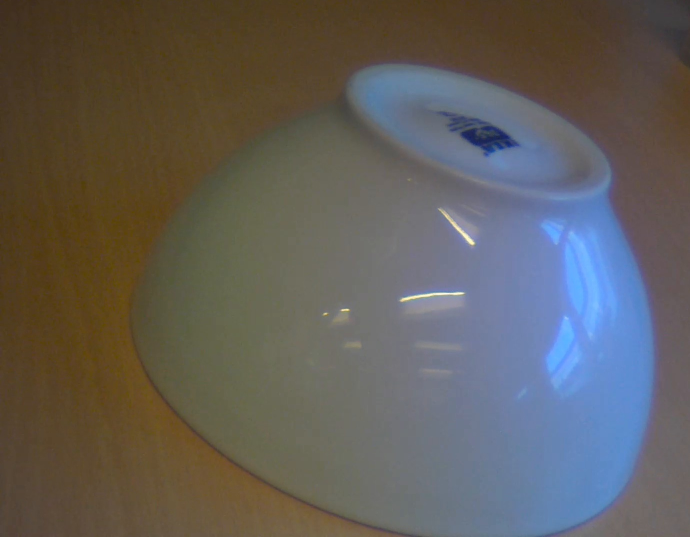
#> input picture 3d_testing/Target_Images/Cam1_2test.jpg, 1380 x 1074 px, found by its file name (shown at 1/2 size)
$ python 3dmodel_main.py
#> lines starting #> are read from the running program, lines starting #| are printed output that depends on the picture; after the words box and inside, x2 and y2 are one past the last pixel; in counts of white or black regions, pixels touching at a corner belong together; long printed decimals are rounded
#> (reads 3d_testing/cam1_calibration.npz from the repository)
#> (reads 3d_testing/cam2_calibration.npz from the repository)
#> (reads 3d_testing/stereo_calibration.npz from the repository)
### 3d_testing/Triangulate.py
import cv2
import numpy as np
from matplotlib import pyplot as plt


def color_correct(img):
    return cv2.cvtColor(img, cv2.COLOR_BGR2RGB)

def process(img):
    _, thresh = cv2.threshold(img, 0, 255, cv2.THRESH_BINARY_INV + cv2.THRESH_OTSU)
    plt.imshow(color_correct(thresh))
    plt.show()

def triangulate(mtx1,mtx2,R,T):
    img1 = cv2.imread("3d_testing/Target_Images/Cam1_2test.jpg")
#> img1 is the input picture: shape (1074, 1380, 3); mean B, G, R 89, 93.4, 97
    img2 = cv2.imread("3d_testing/Target_Images/Cam2_2.jpg")
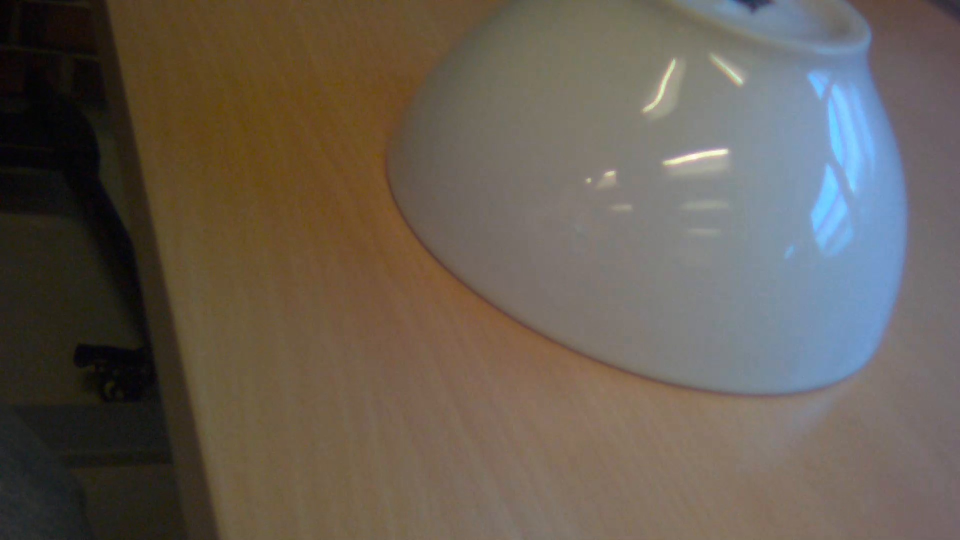
#> input picture 3d_testing/Target_Images/Cam2_2.jpg, 1920 x 1080 px, found by its file name (shown at 1/2 size)
#> img2 is the input picture: shape (1080, 1920, 3); mean B, G, R 82.8, 93, 101.9

    gray1 = cv2.cvtColor(img1, cv2.COLOR_BGR2GRAY)
    gray2 = cv2.cvtColor(img2, cv2.COLOR_BGR2GRAY)

    gray1 = cv2.equalizeHist(gray1)
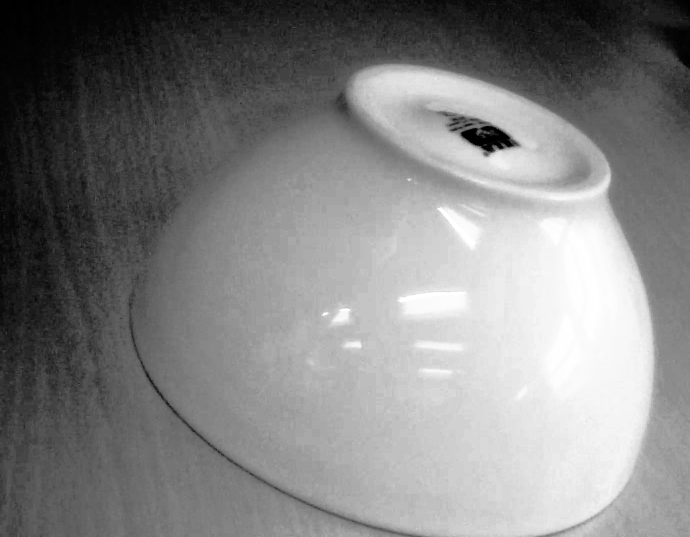
#> gray1: shape (1074, 1380) (shown at 1/2 size); min 0, max 255, mean 129.3
    gray2 = cv2.equalizeHist(gray2)
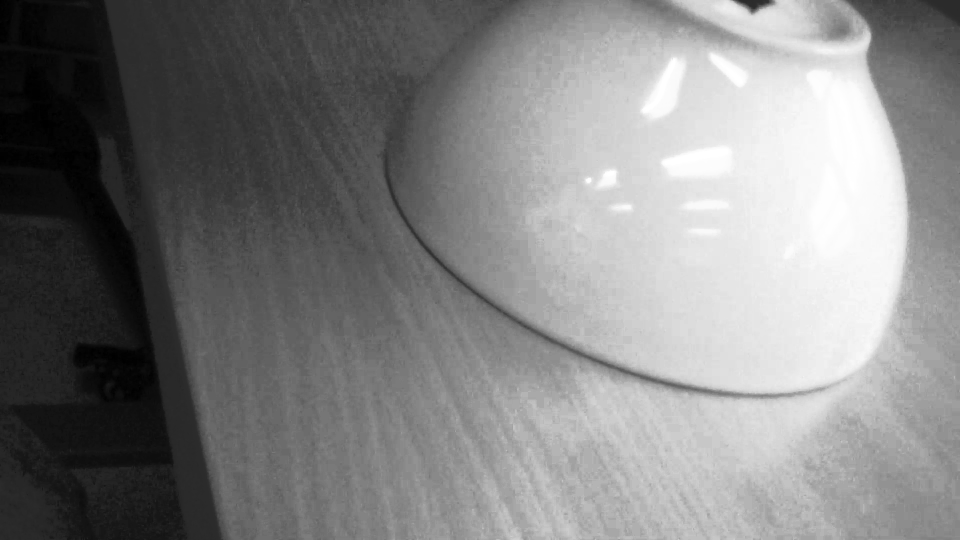
#> gray2: shape (1080, 1920) (shown at 1/2 size); min 0, max 255, mean 128.9

    cv2.imshow("After hist equalize", gray1)
    cv2.imshow("After hist equalize 2", gray2)
    cv2.waitKey(0)

    gray1 = cv2.GaussianBlur(gray1, (5, 5), 0)
    gray2 = cv2.GaussianBlur(gray2, (5, 5), 0)

    process(gray1)
#> in process, `_, thresh = cv2.threshold(img, 0, 255, cv2.THRESH_BINARY_INV + cv2.THR..`:
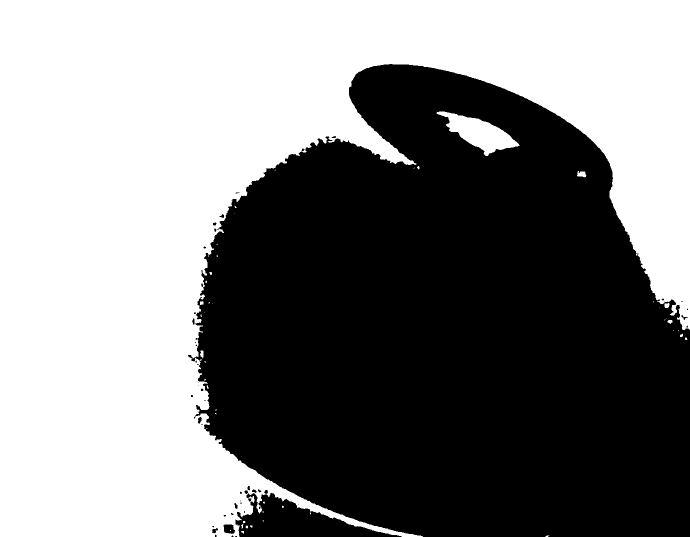
#> thresh: shape (1074, 1380) (shown at 1/2 size); 50.8% white; 48 black regions (28 under 20 px), largest, box (x1, y1, x2, y2) and area: (376, 128, 1380, 1074) 713735, (471, 986, 804, 1074) 13955, (447, 1049, 470, 1068) 340
    plt.imshow(color_correct(gray1))
    plt.show()

    # cv2.imshow("After Gaussian Blur", gray1)
    # cv2.imshow("After Gaussian Blur 2", gray2)
    # cv2.waitKey(0)

    cv2.destroyAllWindows()
    sift = cv2.SIFT_create()

    # find the keypoints and descriptors with SIFT
    kp1, des1 = sift.detectAndCompute(gray1, None)
#> kp1 = 113 keypoints; strongest (x, y, size): (980, 277, 43), (793, 180, 100.7), (1001, 295, 6.1), (1000, 317, 26)
    kp2, des2 = sift.detectAndCompute(gray2, None)
#> kp2 = 32 keypoints; strongest (x, y, size): (1435, 404, 444.8), (1665, 242, 179.7), (1722, 84, 32.3), (1676, 62, 30.6)

    # [4 lines of commented-out code are left out]
    bf = cv2.BFMatcher.create()

    matches = bf.knnMatch(des1, des2, k=2)
#> matches = 113 matches
    print("Matches: ", len(matches))
#| Matches:  113
    good_matches = []
    for m,n in matches:
        if m.distance < 0.85*n.distance:
            # print("This is m: ", m," This is n: ", n)
            # print("The query index is: ", m.queryIdx)
            good_matches.append(m)
#> this loop made 113 passes
#> after the loop, good_matches = 35 matches
    img_matches = cv2.drawMatchesKnn(img1, kp1, img2, kp2, matches[:], None)
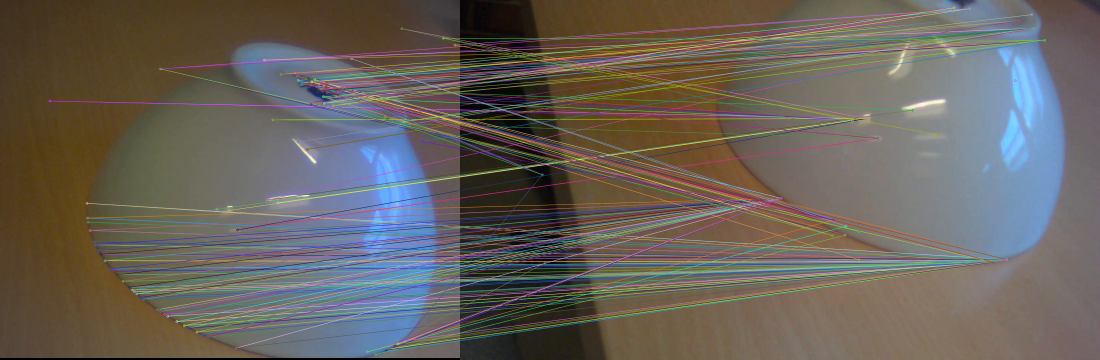
#> img_matches: shape (1080, 3300, 3) (shown at 1/3 size); mean B, G, R 91.3, 98.1, 103.9
    resized = cv2.resize(img_matches, (1280, 480))
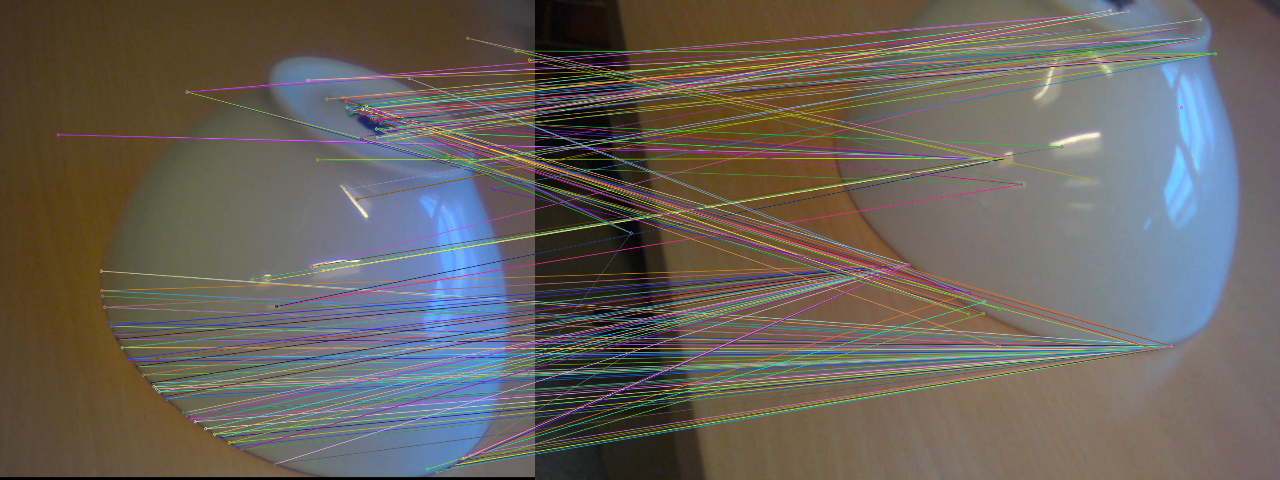
#> resized: shape (480, 1280, 3); mean B, G, R 91.2, 98, 103.8
    cv2.imshow("mathes", img_matches)
    cv2.imwrite("3d_testing\matches.png", img_matches)
    cv2.waitKey(0)

    # cv2.destroyAllWindows()
    print("Good matches: ", len(good_matches))
#| Good matches:  35
    # test = [print("This is m in good matches type: ", type(m), "and the idx is: ", m.queryIdx) for m in good_matches]
    key_points_query = [kp1[m.queryIdx].pt for m in good_matches]
#> key_points_query = 35 pairs, first value 261.9 to 1364.5, second value 134.6 to 1055.9
    key_points_train = [kp2[m.trainIdx].pt for m in good_matches]
#> key_points_train = 35 pairs, first value 246.7 to 1753.3, second value 22.8 to 786.3

    # [4 lines of commented-out code are left out]
    pts1_2 = np.float32(key_points_query).reshape(-1, 1, 2)
#> pts1_2 = 35 rows, first 8: [261.9, 653.7], [264.1, 665.8], [269.8, 690.9], [283.1, 725.4], [286.8, 733.8], [295.3, 751], [302.4, 762.7], [315, 781.8]
    pts2_2 = np.float32(key_points_train).reshape(-1, 1, 2)
#> pts2_2 = 35 rows, first 8: [1601.1, 786.3], [1601.1, 786.3], [1601.1, 786.3], [1601.1, 786.3], [1601.1, 786.3], [1601.1, 786.3], [1601.1, 786.3], [1601.1, 786.3]
    # print(key_points1)
    # pts1_2 = np.float32([kp1[m.queryIdx].pt for m in matches]).reshape(-1, 1, 2)
    # pts2_2 = np.float32([kp2[m.trainIdx].pt for m in matches]).reshape(-1, 1, 2)
    mtx1_extrinsic = np.hstack((mtx1, T)) # Adds the translation vector to the camera matrix
    mtx2_extrinsic = np.hstack((mtx2, T)) # Adds the translation vector to the camera matrix
    points_3d = cv2.triangulatePoints(mtx1_extrinsic, mtx2_extrinsic, pts1_2, pts2_2)
    points_3d_homogeneous = np.hstack((points_3d, np.ones((points_3d.shape[0], 1))))
    points_3d_normalized = cv2.convertPointsFromHomogeneous(points_3d_homogeneous.T).reshape(-1, 3)
#> points_3d_normalized = 36 rows, first 8: [-0.293, -0.156, 0.831], [-0.293, -0.155, 0.832], [-0.293, -0.154, 0.836], [-0.293, -0.153, 0.841], [-0.293, -0.153, 0.842], [-0.292, -0.152, 0.845], [-0.292, -0.152, 0.847], [-0.292, -0.151, 0.85]

    # Convert the 3D points to homogeneous coordinates and normalize
    fig = plt.figure()
    ax = plt.axes(projection='3d')
    ax.set_xlabel('X')
    ax.set_ylabel('Y')
    ax.set_zlabel('Z')
    print(points_3d_normalized[:, 2])
#| [ 0.8307  0.8323  0.8356  0.8407  0.842   0.8447
#|   0.8466  0.85  0.85  0.8546   0.856  0.856
#|   1.136  1.176  0.8705  1.185  0.8722  0.887
#|   1.373  0.9075  0.9181  0.9278   1.211  1.198
#|   1.198  1.218  1.237  1.012  1.209  0.9909
#|   0.7896  1.212  0.6729  1.259  -4.994  1.        ]
    ax.scatter3D(points_3d_normalized[:, 0], points_3d_normalized[:,1], points_3d_normalized[:, 2], cmap='Greens')

    plt.show()
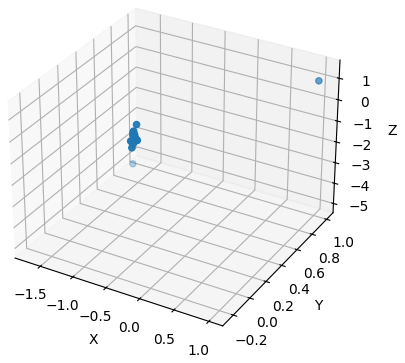
#> figure drawn by matplotlib, 1 panel

### 3d_testing/3dmodel_main.py
import numpy as np
from Stereo_Calibration import stereo_calibration
from Camera_Calibration import calibrate_camera
from Triangulate import triangulate


if __name__ == "__main__":
    # [8 lines of commented-out code are left out]
    mtx1 = np.load("3d_testing//cam1_calibration.npz")['mtx']
    mtx2 = np.load("3d_testing//cam2_calibration.npz")['mtx']
    R = np.load("3d_testing//stereo_calibration.npz")['R']
    T = np.load("3d_testing//stereo_calibration.npz")['T']

    triangulate(mtx1, mtx2, R, T)
